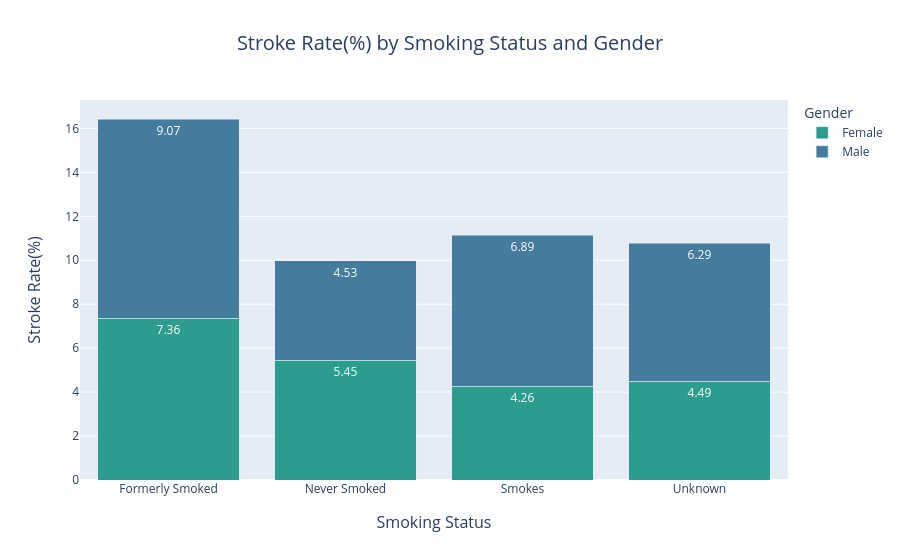

The notebook cell saved with this chart:
### Markdown cell above
### (iii) Stroke Rate Distribution by Smoking Status and Gender
• ***Visualization Type:-*** Stacked Bar Chart(Plotly)  
• ***Purpose:-*** To examine how stroke rates differ across smoking status(Never Smoked,Formerly Smoked,Smokes,Unknown) and to compare these patterns between male and female populations.This helps identify smoking-related stroke risk trends and gender-based differences.  
• ***Insight:-*** Stroke rates are highest among formerly smoked individuals,with males showing categories.Never smokers have comparatively lower stroke rates.

### Code cell
#Group data by Smoking Status and Gender and calculate stroke rate(%)
stroke_stack=(df.groupby(["Smoking Status","Gender"],observed=True)["Stroke"].mean().mul(100).round(2).reset_index())
#Create stacked bar chart
fig=px.bar(stroke_stack,x="Smoking Status",y="Stroke",color="Gender",color_discrete_map={"Female":"#2A9D8F","Male":"#457B9D"},barmode="stack",text="Stroke",title="Stroke Rate(%) by Smoking Status and Gender")
#Add and format the main chart title
fig.update_layout(title=dict(x=0.5,font=dict(size=20)))
#Customizing X-axis and Y-axis title and spacing
fig.update_xaxes(title_text="Smoking Status",title_font=dict(size=16),title_standoff=20)
fig.update_yaxes(title_text="Stroke Rate(%)",title_font=dict(size=16),title_standoff=20)
#Display the visualization
fig.show()

### Figure 1 — Plotly figure (JSON) as saved in the notebook; plotly's stock layout.template omitted (floating-point values rounded to 4 significant figures)
{"data": [{"hovertemplate": "Gender=Female<br>Smoking Status=%{x}<br>Stroke=%{text}<extra></extra>", "legendgroup": "Female", "marker": {"color": "#2A9D8F", "pattern": {"shape": ""}}, "name": "Female", "orientation": "v", "showlegend": true, "text": [7.36, 5.45, 4.26, 4.49], "textposition": "auto", "type": "bar", "x": ["Formerly Smoked", "Never Smoked", "Smokes", "Unknown"], "xaxis": "x", "y": [7.36, 5.45, 4.26, 4.49], "yaxis": "y"}, {"hovertemplate": "Gender=Male<br>Smoking Status=%{x}<br>Stroke=%{text}<extra></extra>", "legendgroup": "Male", "marker": {"color": "#457B9D", "pattern": {"shape": ""}}, "name": "Male", "orientation": "v", "showlegend": true, "text": [9.07, 4.53, 6.89, 6.29], "textposition": "auto", "type": "bar", "x": ["Formerly Smoked", "Never Smoked", "Smokes", "Unknown"], "xaxis": "x", "y": [9.07, 4.53, 6.89, 6.29], "yaxis": "y"}], "layout": {"barmode": "stack", "legend": {"title": {"text": "Gender"}, "tracegroupgap": 0}, "title": {"font": {"size": 20}, "text": "Stroke Rate(%) by Smoking Status and Gender", "x": 0.5}, "xaxis": {"anchor": "y", "domain": [0, 1], "title": {"font": {"size": 16}, "standoff": 20, "text": "Smoking Status"}}, "yaxis": {"anchor": "x", "domain": [0, 1], "title": {"font": {"size": 16}, "standoff": 20, "text": "Stroke Rate(%)"}}}}
